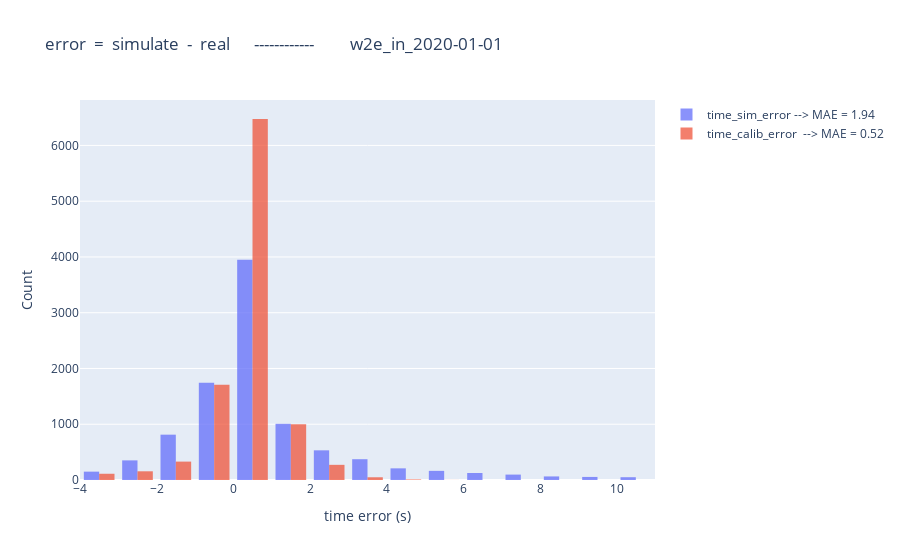

The notebook cell this image was saved under:
### Code cell
import plotly.graph_objects as go

fig = go.Figure()

xbins=dict(
        start=-4,  # Bin start
        end=11,    # Bin end
        size=1    # Bin size (width of each bin)
    )
sim_MAE = round(abs(compare_df['time_sim_error']).mean(),2)
calib_MAE = round(abs(compare_df['time_calib_error']).mean(),2)

fig.add_trace(go.Histogram(x=compare_df['time_sim_error'], name=f"time_sim_error --> MAE = {sim_MAE}", opacity=0.75, xbins=xbins))
fig.add_trace(go.Histogram(x=compare_df['time_calib_error'], name=f"time_calib_error  --> MAE = {calib_MAE}", opacity=0.75, xbins=xbins))

fig.update_layout(
    barmode='group',  # Use 'overlay' if you want stacked look
    xaxis_title='time error (s)',
    yaxis_title='Count',
    title=f"error  =  simulate  -  real      ------------         {postfix}"
)

fig.show()
fig.write_html(f"diagram/hist_time_error_{postfix}_new.html")

### Figure 1 — Plotly figure (JSON) as saved in the notebook; plotly's stock layout.template omitted (floating-point values rounded to 4 significant figures; data arrays with more than 128 entries replaced by an {"elided": "..."} marker saying what was removed)
{"data": [{"name": "time_sim_error --> MAE = 1.94", "opacity": 0.75, "type": "histogram", "x": {"elided": "10162 float values"}, "xbins": {"end": 11, "size": 1, "start": -4}}, {"name": "time_calib_error  --> MAE = 0.52", "opacity": 0.75, "type": "histogram", "x": {"elided": "10162 float values"}, "xbins": {"end": 11, "size": 1, "start": -4}}], "layout": {"barmode": "group", "title": {"text": "error  =  simulate  -  real      ------------         w2e_in_2020-01-01"}, "xaxis": {"title": {"text": "time error (s)"}}, "yaxis": {"title": {"text": "Count"}}}}
